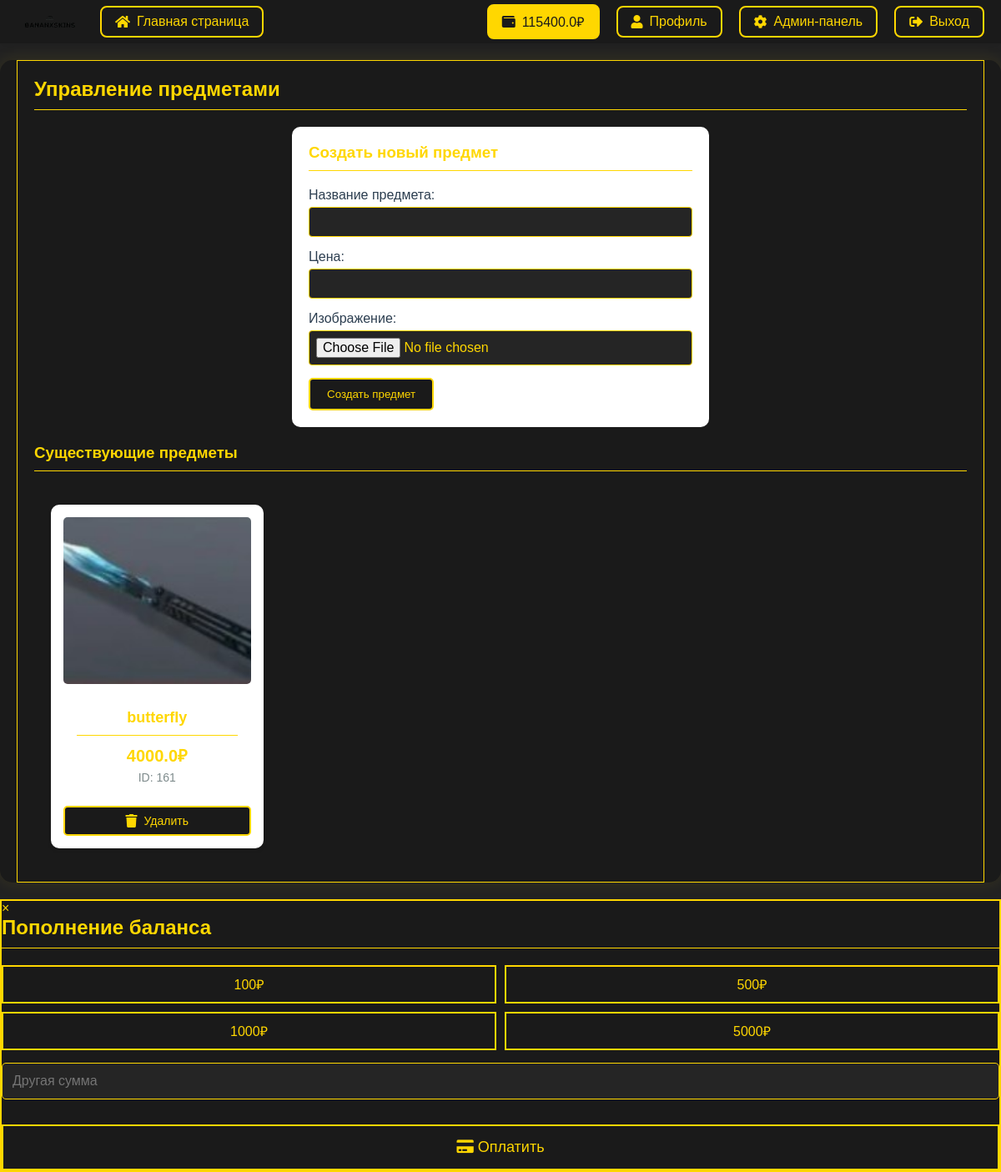
The page /admin/items (signed in) on the database its author committed.
### app.py (models this page shows)
class User(UserMixin, db.Model):
    id = db.Column(db.Integer, primary_key=True)
    username = db.Column(db.String(80), unique=True, nullable=False)
    login = db.Column(db.String(80), unique=True, nullable=False)
    password_hash = db.Column(db.String(120), nullable=False)
    balance = db.Column(db.Float, default=0.0)
    is_admin = db.Column(db.Boolean, default=False)
    avatar = db.Column(db.String(200), default='default_avatar.png')
    inventory = db.relationship('Inventory', backref='user', lazy=True)
    withdrawals = db.relationship('Withdrawal', backref='user', lazy=True)
    notifications = db.relationship('Notification', backref='user', lazy=True)

class Item(db.Model):
    __tablename__ = 'item'
    id = db.Column(db.String(3), primary_key=True)
    name = db.Column(db.String(100), nullable=False)
    image = db.Column(db.String(200), nullable=False)
    price = db.Column(db.Float, nullable=False)
    case_items = db.relationship('CaseItem', backref='item', lazy=True)

### app.py (the view, shortened to what this page needs)
@app.route('/admin/items', methods=['GET', 'POST'])
@login_required
def admin_items():
    if not current_user.is_admin:
        return redirect(url_for('index'))
    items = Item.query.all()
    return render_template('admin/items.html', items=items)

### app.py (called while the page is built)
@login_manager.user_loader
def load_user(user_id):
    return User.query.get(int(user_id))

### templates/admin/items.html (shortened to what this page needs)
{% extends "base.html" %}
{% block content %}
<div class="container">
    <h2>Управление предметами</h2>
    <div class="admin-form">
        <h3>Создать новый предмет</h3>
        <form method="POST" enctype="multipart/form-data">
            <div class="form-group">
                <label for="name">Название предмета:</label>
                <input type="text" id="name" name="name" required>
            </div>
            <div class="form-group">
                <label for="price">Цена:</label>
                <input type="number" id="price" name="price" step="0.01" required>
            </div>
            <div class="form-group">
                <label for="image">Изображение:</label>
                <input type="file" id="image" name="image" accept="image/*" required>
            </div>
            <button type="submit" class="submit-btn">Создать предмет</button>
        </form>
    </div>
    <h3>Существующие предметы</h3>
    <div class="items-grid">
        {% for item in items %}
        <div class="item-card">
            <img src="{{ url_for('static', filename='uploads/' + item.image) }}"
                 alt="{{ item.name }}" class="item-image">
            <div class="item-info">
                <h3 class="item-name">{{ item.name }}</h3>
                <p class="item-price">{{ item.price }}₽</p>
                <p class="item-id">ID: {{ item.id }}</p>
            </div>
            <form method="POST"
                  action="{{ url_for('admin_delete_item', item_id=item.id) }}"
                  onsubmit="return confirm('Вы уверены, что хотите удалить этот предмет? Это также удалит его из всех кейсов и инвентарей.');"
                  class="delete-form">
                <button type="submit" class="delete-btn">
                    <i class="fas fa-trash"></i> Удалить
                </button>
            </form>
        </div>
        {% endfor %}
    </div>
</div>
{% endblock %}

### templates/base.html (shortened to what this page needs)
<!DOCTYPE html>
<html>
<head>
    <link rel="stylesheet" href="{{ url_for('static', filename='css/style.css') }}">
    <link rel="stylesheet" href="https://cdnjs.cloudflare.com/ajax/libs/font-awesome/5.15.4/css/all.min.css">
</head>
<body>
    <nav class="navbar">
        <div class="nav-content">
            <div class="nav-left">
                <a href="{{ url_for('index') }}" class="logo-link">
                    <img src="{{ url_for('static', filename='images/logo.png') }}" alt="Logo" class="site-logo">
                </a>
                <a href="{{ url_for('index') }}" class="nav-link">
                    <i class="fas fa-home"></i>
                    Главная страница
                </a>
            </div>
            <div class="nav-right">
                {% if current_user.is_authenticated %}
                    <a href="#" class="nav-link balance-btn" onclick="showTopUpModal()">
                        <i class="fas fa-wallet"></i>
                        {{ current_user.balance }}₽
                    </a>
                    <a href="{{ url_for('profile') }}" class="nav-link">
                        <i class="fas fa-user"></i>
                        Профиль
                    </a>
                    {% if current_user.is_admin %}
                        <a href="{{ url_for('admin_index') }}" class="nav-link">
                            <i class="fas fa-cog"></i>
                            Админ-панель
                        </a>
                    {% endif %}
                    <a href="{{ url_for('logout') }}" class="nav-link">
                        <i class="fas fa-sign-out-alt"></i>
                        Выход
                    </a>
                {% else %}
                    <a href="{{ url_for('login') }}" class="nav-link">
                        <i class="fas fa-sign-in-alt"></i>
                        Вход
                    </a>
                {% endif %}
            </div>
        </div>
    </nav>
    <div class="content">
        {% block content %}{% endblock %}
    </div>
    <div id="topUpModal" class="modal">
        <div class="modal-content">
            <span class="close" onclick="closeTopUpModal()">&times;</span>
            <h2>Пополнение баланса</h2>
            <div class="top-up-form">
                <div class="amount-buttons">
                    <button onclick="setAmount(100)" class="amount-btn">100₽</button>
                    <button onclick="setAmount(500)" class="amount-btn">500₽</button>
                    <button onclick="setAmount(1000)" class="amount-btn">1000₽</button>
                    <button onclick="setAmount(5000)" class="amount-btn">5000₽</button>
                </div>
                <input type="number" id="customAmount" placeholder="Другая сумма" min="100">
                <button onclick="processPayment()" class="pay-btn">
                    <i class="fas fa-credit-card"></i>
                    Оплатить
                </button>
            </div>
        </div>
    </div>
</body>
</html>

### static/css/style.css (style rules this page uses)
:root { --primary-color: #4a90e2; --secondary-color: #2c3e50; --success-color: #2ecc71; --error-color: #e74c3c; --background-color: #f5f6fa; --text-color: #2c3e50; --shadow: 0 2px 15px rgba(0,0,0,0.1); }
* { margin: 0; padding: 0; box-sizing: border-box; transition: all 0.3s ease; }
body { font-family: Arial, sans-serif; margin: 0; padding: 0; background-color: #f0f2f5; }
.container { max-width: 1200px; margin: 0 auto; padding: 20px; }
.navbar { background: linear-gradient(135deg, var(--primary-color), var(--secondary-color)); padding: 1rem 0; position: fixed; width: 100%; top: 0; z-index: 1000; box-shadow: var(--shadow); }
.nav-link { color: white; text-decoration: none; padding: 0.8rem 1.5rem; border-radius: 25px; display: flex; align-items: center; gap: 0.5rem; font-weight: 500; position: relative; overflow: hidden; }
.nav-link i { font-size: 1.2rem; }
.content { margin-top: 100px; padding: 2rem; animation: fadeIn 0.5s ease-out; }
.form-group { margin-bottom: 1.5rem; }
.form-group label { display: block; margin-bottom: 0.5rem; font-weight: 500; color: var(--secondary-color); }
.form-group input { width: 100%; padding: 0.8rem; border: 2px solid #eee; border-radius: 8px; font-size: 1rem; transition: border-color 0.3s ease; }
.delete-btn { background: #e74c3c; color: white; border: none; padding: 8px 15px; border-radius: 5px; cursor: pointer; margin-top: 10px; }
.items-grid, .cases-grid { display: grid; grid-template-columns: repeat(auto-fill, minmax(200px, 1fr)); gap: 1rem; margin-top: 1rem; }
.item-card, .case-card { background: white; border-radius: 10px; overflow: hidden; box-shadow: var(--shadow); transition: transform 0.3s ease; }
.item-card img, .case-card img { width: 100%; height: 200px; object-fit: cover; }
.item-info, .case-info { padding: 1rem; }
.admin-form { background: white; padding: 20px; border-radius: 10px; max-width: 500px; margin: 20px auto; }
.form-group { margin-bottom: 15px; }
.form-group label { display: block; margin-bottom: 5px; }
.form-group input { width: 100%; padding: 8px; border: 1px solid #ddd; border-radius: 4px; }
.submit-btn { background: #2ecc71; color: white; border: none; padding: 10px 20px; border-radius: 5px; cursor: pointer; }
.items-grid { display: grid; grid-template-columns: repeat(auto-fill, minmax(250px, 1fr)); gap: 20px; padding: 20px; }
.item-card { background: white; border-radius: 10px; box-shadow: 0 2px 5px rgba(0,0,0,0.1); padding: 15px; text-align: center; transition: transform 0.2s; }
.item-image { width: 100%; height: 200px; object-fit: cover; border-radius: 5px; }
.item-name { font-size: 18px; margin: 10px 0; }
.item-price { color: #2ecc71; font-weight: bold; font-size: 20px; }
.item-id { color: #7f8c8d; font-size: 14px; margin-top: 5px; }

### templates/admin/items.html (style rules this page uses)
.delete-form { margin-top: 10px; }
.delete-btn { background: #e74c3c; color: white; border: none; padding: 8px 15px; border-radius: 5px; cursor: pointer; width: 100%; font-size: 14px; transition: all 0.3s ease; display: flex; align-items: center; justify-content: center; gap: 8px; }
.delete-btn i { font-size: 16px; }
.item-card { transition: all 0.3s ease; }

### rows shown on the page
User: balance "115400.0"
Item: image (picture), name "butterfly", price "4000.0", id "161"
